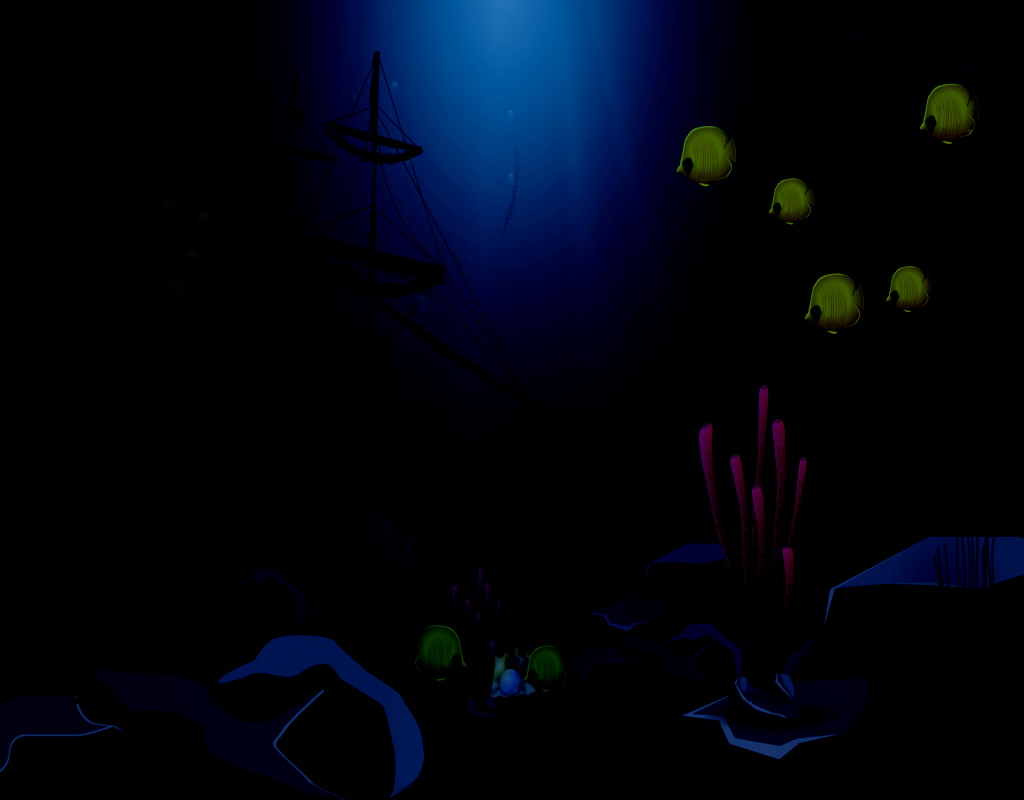

This game map was drawn from its Tiled (.tmx) file and the tilesets committed beside it. A one-line description and the trimmed map source follow:
An orthogonal 64x50 tile map with 16x16 px tiles, 1 tile layer (Calque de Tuiles 1).

<map version="1.8" tiledversion="1.8.5" orientation="orthogonal" renderorder="right-down" width="64" height="50" tilewidth="16" tileheight="16" infinite="0" nextlayerid="2" nextobjectid="1">
 <tileset firstgid="1" source="map_assets/underwater_background.tsx" />
 <layer id="1" name="Calque de Tuiles 1" width="64" height="50">
  <data>[3200 cells, 3200 non-empty, 3200 distinct tile ids]</data>
 </layer>
</map>
